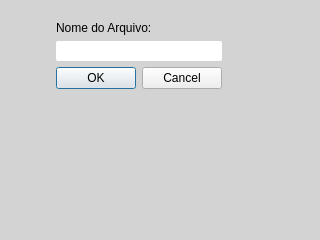
<?xml version="1.0" encoding="UTF-8"?>
<ui version="4.0">
 <class>FileDialog</class>
 <widget class="QDialog" name="FileDialog">
  <property name="geometry">
   <rect>
    <x>0</x>
    <y>0</y>
    <width>320</width>
    <height>240</height>
   </rect>
  </property>
  <property name="windowTitle">
   <string>Dialog</string>
  </property>
  <property name="styleSheet">
   <string notr="true">QDialog
{
	background-color:lightgrey;
}

QLineEdit
{
	border-radius: 2px;
	selection-background-color: darkgray;
	padding: 2px
}

QLineEdit:focus
{
	border-radius: 5px;
	selection-background-color: darkgray;
	padding: 3px
}</string>
  </property>
  <layout class="QFormLayout" name="formLayout">
   <item row="0" column="0">
    <layout class="QVBoxLayout" name="verticalLayout">
     <property name="sizeConstraint">
      <enum>QLayout::SetDefaultConstraint</enum>
     </property>
     <property name="leftMargin">
      <number>45</number>
     </property>
     <property name="topMargin">
      <number>10</number>
     </property>
     <item>
      <widget class="QLabel" name="label">
       <property name="text">
        <string>Nome do Arquivo:</string>
       </property>
      </widget>
     </item>
     <item>
      <widget class="QLineEdit" name="fileline"/>
     </item>
     <item>
      <widget class="QDialogButtonBox" name="file_buttons">
       <property name="standardButtons">
        <set>QDialogButtonBox::Cancel|QDialogButtonBox::Ok</set>
       </property>
      </widget>
     </item>
    </layout>
   </item>
  </layout>
 </widget>
 <resources/>
 <connections>
  <connection>
   <sender>file_buttons</sender>
   <signal>accepted()</signal>
   <receiver>FileDialog</receiver>
   <slot>accept()</slot>
   <hints>
    <hint type="sourcelabel">
     <x>237</x>
     <y>221</y>
    </hint>
    <hint type="destinationlabel">
     <x>159</x>
     <y>119</y>
    </hint>
   </hints>
  </connection>
  <connection>
   <sender>file_buttons</sender>
   <signal>rejected()</signal>
   <receiver>FileDialog</receiver>
   <slot>reject()</slot>
   <hints>
    <hint type="sourcelabel">
     <x>237</x>
     <y>221</y>
    </hint>
    <hint type="destinationlabel">
     <x>159</x>
     <y>119</y>
    </hint>
   </hints>
  </connection>
 </connections>
</ui>
